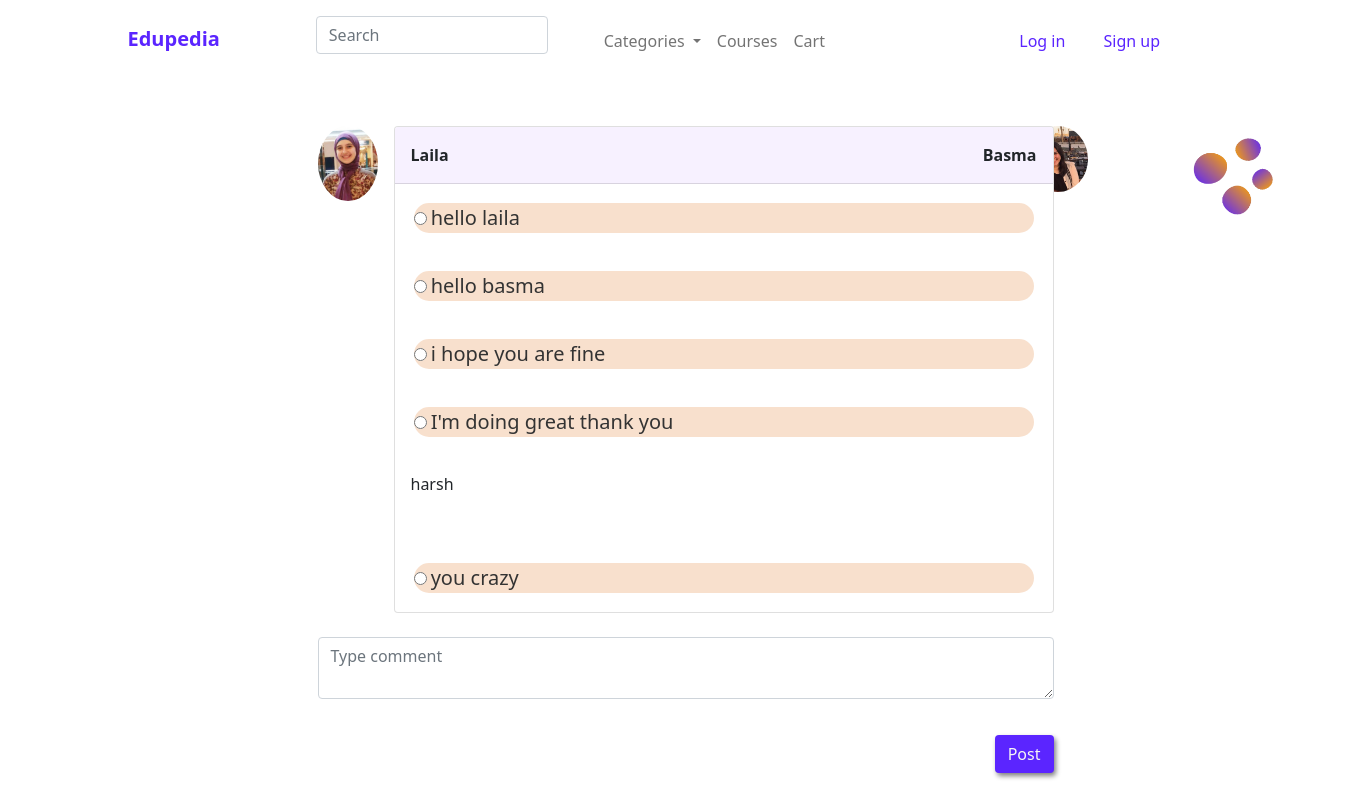
Screenshot of /server/commenting.php?receiver=5&user=2 with the database file from the repository.
### tables this page shows
CREATE TABLE `user` (
  `id` int(11) NOT NULL,
  `type` int(11) NOT NULL,
  `fname` varchar(50) NOT NULL,
  `email` varchar(62) NOT NULL,
  `password` varchar(255) NOT NULL,
  `security_ans` varchar(255) NOT NULL,
  `picture` varchar(255) DEFAULT NULL,
  `tutor_status` int(11) DEFAULT NULL,
  `admin_rank` int(11) DEFAULT NULL,
  `tutor_cv` varchar(255) DEFAULT NULL,
  `status` text DEFAULT NULL
);

CREATE TABLE `message` (
  `id` int(11) NOT NULL,
  `sent_by` int(11) NOT NULL,
  `received_by` int(11) NOT NULL,
  `message` varchar(255) NOT NULL,
  `createdAt` varchar(255) NOT NULL,
  `seen` int(11) DEFAULT NULL
);

CREATE TABLE `comment` (
  `msg_id` int(11) NOT NULL,
  `auditor_id` int(11) NOT NULL,
  `content` varchar(255) NOT NULL
);

### server/commenting.php (the view, shortened to what this page needs)
<html>
<head>
    <link rel="stylesheet" type="text/css" href="styles/styles.css">
    <link href="https://cdn.jsdelivr.net/npm/bootstrap@5.1.3/dist/css/bootstrap.min.css" rel="stylesheet">
    <link href='https://stackpath.bootstrapcdn.com/bootstrap/5.0.0-alpha1/css/bootstrap.min.css' rel='stylesheet'>
    <link href='https://cdnjs.cloudflare.com/ajax/libs/font-awesome/4.0.3/css/font-awesome.css' rel='stylesheet'>
    <link rel="stylesheet" href="https://cdn.jsdelivr.net/npm/bootstrap-icons@1.5.0/font/bootstrap-icons.css">
</head>
<body>
    <?php
    include 'database.php';
    include 'nav.php';
    $getReceiver = "SELECT * FROM user WHERE id = '" . $_SESSION['receiver'] . "'";
    $result = $conn->query($getReceiver);
    $row = $result->fetch_assoc();
    $getUser = "SELECT * FROM user WHERE id = '" . $_SESSION['person'] . "'";
    $result3 = $conn->query($getUser);
    $row3 = $result3->fetch_assoc();
    ?>
    <form class="form-inline" action="" method="POST">
        <section>
            <div class="container py-5">
                <div class="row d-flex justify-content-center align-items-center">
                    <div class="col-md-6 col-lg-7 col-xl-8">
                        <ul class="list-unstyled">
                            <li class="d-flex justify-content-left  mb-4">
                                <img src=<?php echo $row['picture'] ?> alt="avatar" class="rounded-circle d-flex align-self-start me-3 shadow-1-strong" width="60">
                                <img src=<?php echo $row3['picture'] ?> alt="avatar" class="rounded-circle d-flex align-self-start me-3 shadow-1-strong" style="position:absolute;left:75%;" width="60">
                                <div class="card" id="chat">
                                    <div class="card-header d-flex justify-content-between p-3" style="background-color:#F7F1FF;">
                                        <p class="fw-bold mb-0"><?php echo $row['fname'] ?></p>
                                        <p class="fw-bold mb-0 float-right"><?php echo $row3['fname'] ?></p>
                                    </div>
                                    <div class="col-md-6">
                                        <img id="illustration" src="../server/images/Background2.png" class="img-fluid" style="width: 100px;height:100px;position:absolute;left:120%;top:0%" alt="Responsive image">
                                    </div>
                                    <?php
                                    $getMessage = "SELECT  message.* ,user.fname FROM message INNER JOIN user on sent_by=user.id  WHERE sent_by = '" . $_SESSION['receiver'] . "' AND received_by = " . $_SESSION['person'] . " OR sent_by = " . $_SESSION['person'] . " AND received_by = '" . $_SESSION['receiver'] . "' ORDER BY createdAt asc";
                                    $result2 = $conn->query($getMessage);
                                    if ($result2 !== false && $result2->num_rows > 0) {
                                        while ($row2 = $result2->fetch_assoc()) {
                                            $getComment = "SELECT * FROM comment WHERE msg_id='" . $row2['id'] . "'";
                                            $result4 = $conn->query($getComment);
                                            $row4 = $result4->fetch_assoc();
                                            if ($row2['received_by'] == $_SESSION['person']) {
                                    ?>
                                                <div class="card-body">
                                                    <?php
                                                    if ($result4->num_rows > 0) {
                                                        echo "<p class='float-left' >" . $row4['content'] . "</p>";
                                                        echo "<br>";
                                                        echo "<br>";
                                                    }
                                                    ?>
                                                    <div class="float-left" style="background-color:#F8E0CD;box-sizing:border-box;border-radius: 35px;border: solid #FFF;">
                                                        <input type="radio" name="msg" value=<?php echo $row2['id'] ?>>
                                                        <label class="mb-0" style="text-align:left;font-size:20px;" for="msg"><?php echo $row2['message'] ?></label>
                                                    </div>
                                                </div>
                                            <?php
                                            } else {
                                            ?>
                                                <div class="card-body">
                                                    <div class="float-right" style="background-color:#F8E0CD;box-sizing:border-box;border-radius: 20px;border: solid #FFF;">
                                                        <input type="radio" name="msg" value=<?php echo $row2['id'] ?>>
                                                        <label class="mb-0" style="text-align:left;font-size:20px;" for="msg"><?php echo $row2['message'] ?></label>
                                                    </div>
                                                </div>
                                    <?php
                                            }
                                        }
                                    }
                                    ?>
                                </div>
                            </li>
                            <li class="bg-white mb-3">
                                <div class="form-outline">
                                    <textarea class="form-control" name="message" id="textAreaExample2" rows="2" placeholder="Type comment" required></textarea>
                                </div>
                            </li>
                            <button type="submit" name='submit' class="btn btn-rounded float-end" id="editcbtn">Post</button>
                        </ul>
                    </div>
                </div>
            </div>
        </section>
    </form>
</body>
</html>

### server/styles/styles.css (style rules this page uses)
:root { --primary: #5B25FF; --dark: rgb(17, 16, 16); --body: #363EE0; --dark2: #1c1d1f; --box-shadow: 2px 3px 5px grey; --active:#FFA700; --font:"Open Sans", sans-serif; }
#illustration { height: 300px; width: 800px; }
.card { width:270px; }
body { font-family: 'Lato', sans-serif; }
label { color: #333; }
body { font-family: Arial, sans-serif; }
#editcbtn { color:whitesmoke; background-color: var(--primary); box-shadow: var(--box-shadow); margin-left: 20px; margin-bottom: 30px; margin-top: 20px; }

### server/commenting.php (style rules this page uses)
@media (min-width:768px) { #chat { display: flex; width: 700; } }

### rows the page displays
user: picture (picture), fname "Laila"
user: picture (picture), fname "Basma"
message: message "hello laila"
message: message "hello basma"
message: message "i hope you are fine"
message: message "I'm doing great thank you"
message: comment.content "harsh", message "you crazy"
